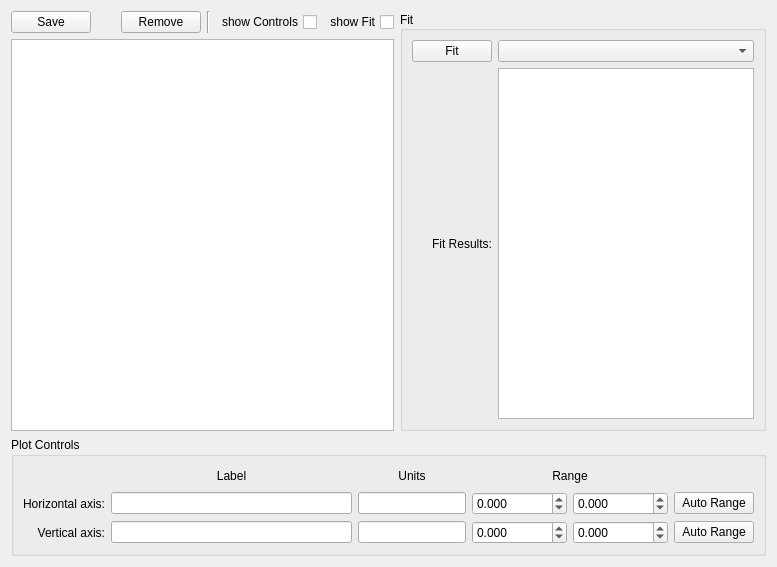
<?xml version="1.0" encoding="UTF-8"?>
<ui version="4.0">
 <class>Form</class>
 <widget class="QWidget" name="Form">
  <property name="geometry">
   <rect>
    <x>0</x>
    <y>0</y>
    <width>777</width>
    <height>567</height>
   </rect>
  </property>
  <property name="windowTitle">
   <string>Plot</string>
  </property>
  <layout class="QGridLayout" name="main_layout" rowstretch="1,0" columnstretch="1,0">
   <item row="0" column="0">
    <layout class="QGridLayout" name="gridLayout" columnstretch="0,1,0,0,0,0" columnminimumwidth="0,0,0,0,0,0">
     <item row="0" column="0">
      <widget class="QPushButton" name="save_pushButton">
       <property name="sizePolicy">
        <sizepolicy hsizetype="Preferred" vsizetype="Fixed">
         <horstretch>0</horstretch>
         <verstretch>0</verstretch>
        </sizepolicy>
       </property>
       <property name="text">
        <string>Save</string>
       </property>
      </widget>
     </item>
     <item row="0" column="1">
      <spacer name="horizontalSpacer">
       <property name="orientation">
        <enum>Qt::Horizontal</enum>
       </property>
       <property name="sizeHint" stdset="0">
        <size>
         <width>40</width>
         <height>20</height>
        </size>
       </property>
      </spacer>
     </item>
     <item row="0" column="2">
      <widget class="QPushButton" name="remove_pushButton">
       <property name="sizePolicy">
        <sizepolicy hsizetype="Preferred" vsizetype="Fixed">
         <horstretch>0</horstretch>
         <verstretch>0</verstretch>
        </sizepolicy>
       </property>
       <property name="text">
        <string>Remove</string>
       </property>
      </widget>
     </item>
     <item row="0" column="3">
      <widget class="Line" name="line">
       <property name="orientation">
        <enum>Qt::Vertical</enum>
       </property>
      </widget>
     </item>
     <item row="0" column="4">
      <widget class="QCheckBox" name="show_controls_checkBox">
       <property name="layoutDirection">
        <enum>Qt::RightToLeft</enum>
       </property>
       <property name="text">
        <string>show Controls</string>
       </property>
       <property name="checked">
        <bool>false</bool>
       </property>
      </widget>
     </item>
     <item row="0" column="5">
      <widget class="QCheckBox" name="show_fit_checkBox">
       <property name="layoutDirection">
        <enum>Qt::RightToLeft</enum>
       </property>
       <property name="text">
        <string>show Fit</string>
       </property>
       <property name="checked">
        <bool>false</bool>
       </property>
      </widget>
     </item>
     <item row="1" column="0" colspan="6">
      <widget class="PlotWidget" name="plot_PlotWidget"/>
     </item>
    </layout>
   </item>
   <item row="1" column="0" colspan="2">
    <widget class="QGroupBox" name="controls_groupBox">
     <property name="title">
      <string>Plot Controls</string>
     </property>
     <layout class="QGridLayout" name="gridLayout_3" columnstretch="0,1,0,0,0,0">
      <item row="0" column="1">
       <widget class="QLabel" name="label_label">
        <property name="sizePolicy">
         <sizepolicy hsizetype="Preferred" vsizetype="Minimum">
          <horstretch>0</horstretch>
          <verstretch>0</verstretch>
         </sizepolicy>
        </property>
        <property name="minimumSize">
         <size>
          <width>0</width>
          <height>20</height>
         </size>
        </property>
        <property name="maximumSize">
         <size>
          <width>16777215</width>
          <height>20</height>
         </size>
        </property>
        <property name="text">
         <string>Label</string>
        </property>
        <property name="alignment">
         <set>Qt::AlignCenter</set>
        </property>
       </widget>
      </item>
      <item row="0" column="2">
       <widget class="QLabel" name="unit_label">
        <property name="sizePolicy">
         <sizepolicy hsizetype="Preferred" vsizetype="Minimum">
          <horstretch>0</horstretch>
          <verstretch>0</verstretch>
         </sizepolicy>
        </property>
        <property name="text">
         <string>Units</string>
        </property>
        <property name="alignment">
         <set>Qt::AlignCenter</set>
        </property>
       </widget>
      </item>
      <item row="0" column="3" colspan="2">
       <widget class="QLabel" name="range_label">
        <property name="sizePolicy">
         <sizepolicy hsizetype="Preferred" vsizetype="Minimum">
          <horstretch>0</horstretch>
          <verstretch>0</verstretch>
         </sizepolicy>
        </property>
        <property name="text">
         <string>Range</string>
        </property>
        <property name="alignment">
         <set>Qt::AlignCenter</set>
        </property>
       </widget>
      </item>
      <item row="1" column="0">
       <widget class="QLabel" name="x_label">
        <property name="text">
         <string>Horizontal axis:</string>
        </property>
        <property name="alignment">
         <set>Qt::AlignRight|Qt::AlignTrailing|Qt::AlignVCenter</set>
        </property>
       </widget>
      </item>
      <item row="1" column="1">
       <widget class="QLineEdit" name="x_label_lineEdit">
        <property name="minimumSize">
         <size>
          <width>100</width>
          <height>0</height>
         </size>
        </property>
       </widget>
      </item>
      <item row="1" column="2">
       <widget class="QLineEdit" name="x_unit_lineEdit">
        <property name="sizePolicy">
         <sizepolicy hsizetype="Minimum" vsizetype="Fixed">
          <horstretch>0</horstretch>
          <verstretch>0</verstretch>
         </sizepolicy>
        </property>
        <property name="minimumSize">
         <size>
          <width>50</width>
          <height>0</height>
         </size>
        </property>
       </widget>
      </item>
      <item row="1" column="3">
       <widget class="QDoubleSpinBox" name="x_lower_limit_DoubleSpinBox">
        <property name="sizePolicy">
         <sizepolicy hsizetype="Preferred" vsizetype="Fixed">
          <horstretch>0</horstretch>
          <verstretch>0</verstretch>
         </sizepolicy>
        </property>
        <property name="minimumSize">
         <size>
          <width>75</width>
          <height>0</height>
         </size>
        </property>
        <property name="decimals">
         <number>3</number>
        </property>
        <property name="minimum">
         <double>-1000000.000000000000000</double>
        </property>
        <property name="maximum">
         <double>1000000.000000000000000</double>
        </property>
       </widget>
      </item>
      <item row="1" column="4">
       <widget class="QDoubleSpinBox" name="x_upper_limit_DoubleSpinBox">
        <property name="sizePolicy">
         <sizepolicy hsizetype="Preferred" vsizetype="Fixed">
          <horstretch>0</horstretch>
          <verstretch>0</verstretch>
         </sizepolicy>
        </property>
        <property name="minimumSize">
         <size>
          <width>75</width>
          <height>0</height>
         </size>
        </property>
        <property name="decimals">
         <number>3</number>
        </property>
        <property name="minimum">
         <double>-1000000.000000000000000</double>
        </property>
        <property name="maximum">
         <double>1000000.000000000000000</double>
        </property>
       </widget>
      </item>
      <item row="1" column="5">
       <widget class="QPushButton" name="x_auto_PushButton">
        <property name="text">
         <string>Auto Range</string>
        </property>
       </widget>
      </item>
      <item row="2" column="0">
       <widget class="QLabel" name="y_label">
        <property name="text">
         <string>Vertical axis:</string>
        </property>
        <property name="alignment">
         <set>Qt::AlignRight|Qt::AlignTrailing|Qt::AlignVCenter</set>
        </property>
       </widget>
      </item>
      <item row="2" column="1">
       <widget class="QLineEdit" name="y_label_lineEdit">
        <property name="minimumSize">
         <size>
          <width>100</width>
          <height>0</height>
         </size>
        </property>
       </widget>
      </item>
      <item row="2" column="2">
       <widget class="QLineEdit" name="y_unit_lineEdit">
        <property name="sizePolicy">
         <sizepolicy hsizetype="Minimum" vsizetype="Fixed">
          <horstretch>0</horstretch>
          <verstretch>0</verstretch>
         </sizepolicy>
        </property>
        <property name="minimumSize">
         <size>
          <width>50</width>
          <height>0</height>
         </size>
        </property>
       </widget>
      </item>
      <item row="2" column="3">
       <widget class="QDoubleSpinBox" name="y_lower_limit_DoubleSpinBox">
        <property name="sizePolicy">
         <sizepolicy hsizetype="Preferred" vsizetype="Fixed">
          <horstretch>0</horstretch>
          <verstretch>0</verstretch>
         </sizepolicy>
        </property>
        <property name="minimumSize">
         <size>
          <width>75</width>
          <height>0</height>
         </size>
        </property>
        <property name="decimals">
         <number>3</number>
        </property>
        <property name="minimum">
         <double>-1000000.000000000000000</double>
        </property>
        <property name="maximum">
         <double>1000000.000000000000000</double>
        </property>
       </widget>
      </item>
      <item row="2" column="4">
       <widget class="QDoubleSpinBox" name="y_upper_limit_DoubleSpinBox">
        <property name="sizePolicy">
         <sizepolicy hsizetype="Preferred" vsizetype="Fixed">
          <horstretch>0</horstretch>
          <verstretch>0</verstretch>
         </sizepolicy>
        </property>
        <property name="minimumSize">
         <size>
          <width>75</width>
          <height>0</height>
         </size>
        </property>
        <property name="decimals">
         <number>3</number>
        </property>
        <property name="minimum">
         <double>-1000000.000000000000000</double>
        </property>
        <property name="maximum">
         <double>1000000.000000000000000</double>
        </property>
       </widget>
      </item>
      <item row="2" column="5">
       <widget class="QPushButton" name="y_auto_PushButton">
        <property name="text">
         <string>Auto Range</string>
        </property>
       </widget>
      </item>
     </layout>
    </widget>
   </item>
   <item row="0" column="1">
    <widget class="QGroupBox" name="fit_groupBox">
     <property name="title">
      <string>Fit</string>
     </property>
     <property name="alignment">
      <set>Qt::AlignLeading|Qt::AlignLeft|Qt::AlignVCenter</set>
     </property>
     <layout class="QGridLayout" name="gridLayout_2" rowstretch="0,1" columnstretch="0,1">
      <item row="0" column="0">
       <widget class="QPushButton" name="fit_pushButton">
        <property name="sizePolicy">
         <sizepolicy hsizetype="Preferred" vsizetype="Fixed">
          <horstretch>0</horstretch>
          <verstretch>0</verstretch>
         </sizepolicy>
        </property>
        <property name="text">
         <string>Fit</string>
        </property>
       </widget>
      </item>
      <item row="0" column="1">
       <widget class="QComboBox" name="fit_comboBox"/>
      </item>
      <item row="1" column="0">
       <widget class="QLabel" name="fit_label">
        <property name="sizePolicy">
         <sizepolicy hsizetype="Preferred" vsizetype="Preferred">
          <horstretch>0</horstretch>
          <verstretch>0</verstretch>
         </sizepolicy>
        </property>
        <property name="text">
         <string>Fit Results:</string>
        </property>
        <property name="alignment">
         <set>Qt::AlignRight|Qt::AlignTrailing|Qt::AlignVCenter</set>
        </property>
       </widget>
      </item>
      <item row="1" column="1">
       <widget class="QTextBrowser" name="fit_textBrowser">
        <property name="sizePolicy">
         <sizepolicy hsizetype="Preferred" vsizetype="Preferred">
          <horstretch>0</horstretch>
          <verstretch>0</verstretch>
         </sizepolicy>
        </property>
       </widget>
      </item>
     </layout>
    </widget>
   </item>
  </layout>
 </widget>
 <customwidgets>
  <customwidget>
   <class>PlotWidget</class>
   <extends>QGraphicsView</extends>
   <header>pyqtgraph</header>
  </customwidget>
 </customwidgets>
 <resources/>
 <connections>
  <connection>
   <sender>show_fit_checkBox</sender>
   <signal>toggled(bool)</signal>
   <receiver>fit_groupBox</receiver>
   <slot>setVisible(bool)</slot>
   <hints>
    <hint type="sourcelabel">
     <x>417</x>
     <y>21</y>
    </hint>
    <hint type="destinationlabel">
     <x>565</x>
     <y>185</y>
    </hint>
   </hints>
  </connection>
  <connection>
   <sender>show_controls_checkBox</sender>
   <signal>toggled(bool)</signal>
   <receiver>controls_groupBox</receiver>
   <slot>setVisible(bool)</slot>
   <hints>
    <hint type="sourcelabel">
     <x>325</x>
     <y>21</y>
    </hint>
    <hint type="destinationlabel">
     <x>342</x>
     <y>424</y>
    </hint>
   </hints>
  </connection>
 </connections>
</ui>
